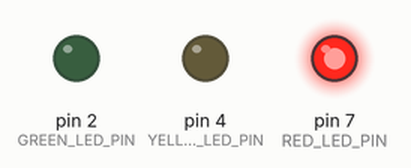
Simulated run of this sketch. Board: Arduino Uno, built with avr-gcc and run on an emulated ATmega328P. Parts: output pins drawn as LEDs (lit = HIGH).

Above: at 2.5 s.
At 5.5 s:
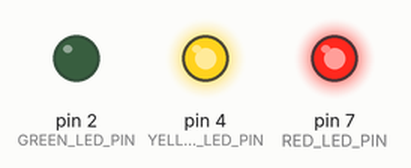
At 8.5 s:
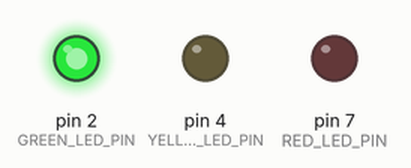
At 11.2 s:
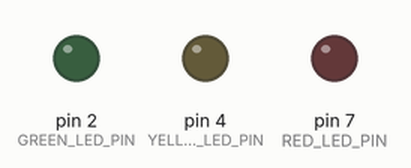
At 14.0 s:
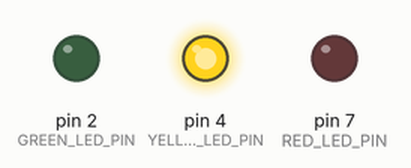
Timing chart, 0 to 18.9 s (numbered marks = the images above):
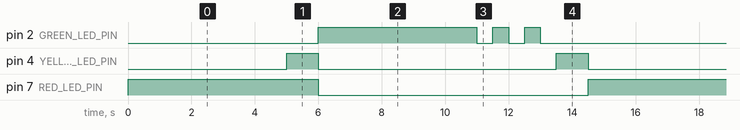

The sketch:

semaphore.ino
```cpp
// C++ code
//firt project
int RED_LED_PIN = 7;
int YELLOW_LED_PIN = 4;
int GREEN_LED_PIN = 2;
int WAIT_MS = 1000;
int LONG_WAIT_MS = 5 * WAIT_MS;
int SHORT_WAIT_MS = WAIT_MS / 2;

void setup()
{
  pinMode(RED_LED_PIN, OUTPUT);
  pinMode(YELLOW_LED_PIN, OUTPUT);
  pinMode(GREEN_LED_PIN, OUTPUT);
}

void loop()
{
  //RED LIGHT
  digitalWrite(RED_LED_PIN, HIGH);
  delay(LONG_WAIT_MS); // Wait for 5000 milliseconds
  //RED AND YELLOW LIGHT
  digitalWrite(YELLOW_LED_PIN, HIGH);
  delay(WAIT_MS); // Wait for 1000 milliseconds
  //GREEN LIGHT
  digitalWrite(YELLOW_LED_PIN, LOW);
  digitalWrite(RED_LED_PIN, LOW);
  digitalWrite(GREEN_LED_PIN, HIGH);
  delay(LONG_WAIT_MS); // Wait for 5000 milliseconds
  //FLASHING GREEN LIGHT
  for(int i = 0; i < 5; i++){
    // XOR with 1 for toggle - blinking led
  	digitalWrite(GREEN_LED_PIN, digitalRead(GREEN_LED_PIN) ^ 1);
  	delay(SHORT_WAIT_MS); //Wait for 500 milliseconds

  }
  //YELLOW LIGHT
  digitalWrite(GREEN_LED_PIN, LOW);
  digitalWrite(YELLOW_LED_PIN, HIGH);
  delay(WAIT_MS); // Wait for 1000 milliseconds
  digitalWrite(YELLOW_LED_PIN, LOW);
}
```

Measured:
- by itself, pin 2 (GREEN_LED_PIN): repeats every 14.5 s: 2 × (LOW 0.50 s, HIGH 0.50 s), LOW 7.5 s, HIGH 5.0 s
- by itself, pin 4 (YELLOW_LED_PIN): repeats every 14.5 s: LOW 7.5 s, HIGH 1.0 s, LOW 5.0 s, HIGH 1.0 s
- by itself, pin 7 (RED_LED_PIN): alternates HIGH for 6.0 s and LOW for 8.5 s
